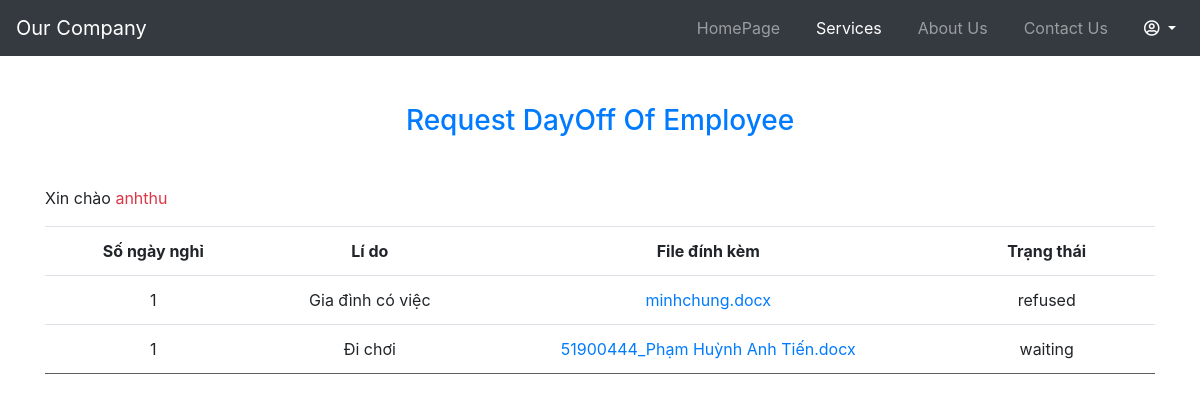
The app's page /nhanvien/xemyeucau.php (signed in) with its own data.
### tables this page shows
CREATE TABLE `dayoff` (
  `id` int(11) NOT NULL,
  `numberoff` int(11) NOT NULL,
  `reason` varchar(255) DEFAULT NULL,
  `attach` varchar(255) DEFAULT NULL,
  `status` varchar(50) DEFAULT NULL,
  `tentk` varchar(255) DEFAULT NULL,
  `day_request` varchar(255) DEFAULT NULL,
  `token` int(11) DEFAULT NULL,
  `role` varchar(255) DEFAULT NULL,
  `id_department` varchar(255) DEFAULT NULL
);

### db.php (called while the page is built, shortened)
<?php
    function open_database() {
        $conn = new mysqli(HOST, USER, PASSWORD, DB);
        return $conn;
    }
	function request_dayoff_by_tentk($tentk){
        $conn = open_database();
		$sql = "SELECT * FROM dayoff WHERE tentk = ?";
		$stm = $conn->prepare($sql);
        $stm->bind_param('s', $tentk);
        if (!$stm->execute()){
            return array('code' => 1, 'message' => 'Không thể thực thi câu lệnh sql');
        }
		$result = $stm->get_result();
        $data = array();
        while($row = $result->fetch_assoc())
		{
            $data[] = $row;
        }
        return array('code'=>0, 'data'=>$data);
    }
?>

### nhanvien/xemyeucau.php (the view, shortened to what this page needs)
<?php
	require_once('../db.php');
	$tentk = $_SESSION['user'];
?>
<!DOCTYPE html>
<html lang="en">
<head>
	<link rel="stylesheet" href="https://maxcdn.bootstrapcdn.com/bootstrap/4.5.2/css/bootstrap.min.css">
	<link rel="stylesheet" href="https://cdnjs.cloudflare.com/ajax/libs/font-awesome/5.15.1/css/all.min.css" />
</head>
<body>
    <nav class="navbar navbar-expand-md bg-dark navbar-dark">
                <a class="navbar-brand" href="#">Our Company</a>
                <div class="collapse navbar-collapse" id="collapsibleNavbar">
                    <ul class="navbar-nav ml-auto">
                        <li class="nav-item">
                            <a class="nav-link" href="tacvunhanvien.php">HomePage</a>
                        </li>
						<li class="nav-item active">
                            <a class="nav-link" href="#">Services</a>
                        </li>
                        <li class="nav-item">
                            <a class="nav-link" href="about.html">About Us</a>
                        </li>
                        <li class="nav-item">
                            <a class="nav-link" href="contact.html">Contact Us</a>
                        </li>
						<li class="nav-item">
							<div class="dropdown">
								<a class="dropdown-toggle nav-link" id="dropdownMenuButton" data-toggle="dropdown" data-display="static" aria-haspopup="true" aria-expanded="false" style="color: white;">
									<span><i class="far fa-user-circle"></i></span>
								</a>
							</div>
                        </li>
                    </ul>
                </div>
        </nav>
	<div class="container">
		<div style="overflow-x:auto;" class="mt-5">
			<h3 class="text-center mb-5 text-primary">Request DayOff Of Employee</h3>
			<p>Xin chào<span class="text-danger"> <?=$tentk?></span></p>
			<table cellpadding="10" cellspacing="10" border="0" style="border-collapse: collapse; margin: auto" class="table">
				<tr class="header">
					<td>Số ngày nghỉ</td>
					<td>Lí do</td>
					<td>File đính kèm</td>
					<td>Trạng thái</td>
				</tr>
				<?php
					$result = request_dayoff_by_tentk($tentk);
					$data = $result['data'];
					foreach ($data as $item){
						$songaynghi = $item['numberoff'];
						$lido = $item['reason'];
						$dinhkem = $item['attach'];
						$trangthai = $item['status'];
				?>
						<tr class="item">
							<td><?=$songaynghi?></td>
							<td><?=$lido?></td>
							<td><a href="../minhchung/<?=$dinhkem?>"><?=$dinhkem?></a></td>
							<td><?=$trangthai?></td>
						</tr>
				<?php
					}
				?>
			</table>
		</div>
	</div>
<link rel="stylesheet" href="../style.css">
</body>
</html>

### style.css (style rules this page uses)
* { box-sizing: border-box; }
.text-center { text-align: center; }
table { width: 100%; text-align: center; }
td { padding: 10px; }
tr.item { border-top: 1px solid #5e5e5e; border-bottom: 1px solid #5e5e5e; }
tr.item td { min-width: 150px; }
tr.header { font-weight: bold; }
a { text-decoration: none; }
.nav-item { margin-left: 20px; }
body { min-height: 100vh; }

### records on screen
dayoff: numberoff "1", reason "Gia đình có việc", attach "minhchung.docx", status "refused"
dayoff: numberoff "1", reason "Đi chơi", attach "51900444_Phạm Huỳnh Anh Tiến.docx", status "waiting"

### other values on screen
$tentk "anhthu"
